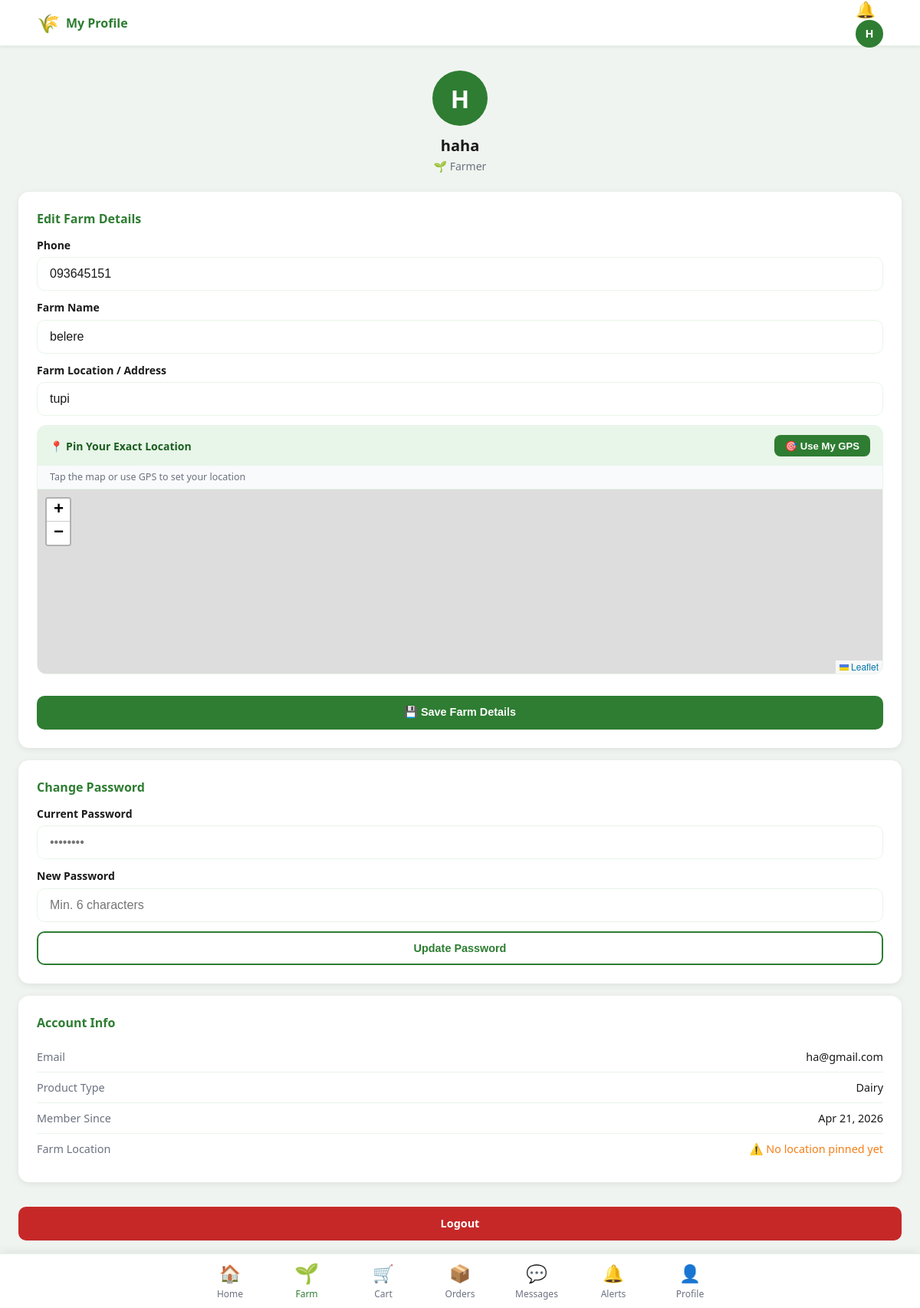
The page /farmer/profile (signed in) on the database its author committed.
### tables this page shows
CREATE TABLE users (
    id              INTEGER PRIMARY KEY AUTOINCREMENT,
    full_name       TEXT    NOT NULL,
    email           TEXT    NOT NULL UNIQUE,
    password_hash   TEXT    NOT NULL,
    role            TEXT    NOT NULL DEFAULT 'buyer' CHECK(role IN ('admin','farmer','buyer','driver')),
    phone           TEXT,
    address         TEXT,
    lat             REAL,
    lng             REAL,
    profile_photo   TEXT,
    is_approved     INTEGER NOT NULL DEFAULT 0,
    is_active       INTEGER NOT NULL DEFAULT 1,
    created_at      TEXT    DEFAULT (datetime('now','localtime'))
);

CREATE TABLE farmer_profiles (
    id             INTEGER PRIMARY KEY AUTOINCREMENT,
    user_id        INTEGER NOT NULL UNIQUE REFERENCES users(id) ON DELETE CASCADE,
    farm_name      TEXT    NOT NULL,
    farm_location  TEXT,
    lat            REAL,
    lng            REAL,
    product_type   TEXT,
    valid_id_path  TEXT,
    rating         REAL    DEFAULT 0.0,
    rating_count   INTEGER DEFAULT 0
);

### routes/farmer.py (the view, shortened to what this page needs)
@farmer_bp.route('/profile', methods=['GET', 'POST'])
@farmer_required
def profile():
    user    = query("SELECT * FROM users WHERE id=?", (current_user.id,), fetchone=True)
    profile = query("SELECT * FROM farmer_profiles WHERE user_id=?", (current_user.id,), fetchone=True)
    return render_template('farmer/profile.html', user=user, profile=profile)

### db.py (called while the page is built)
def get_db():
    if 'db' not in g:
        db = sqlite3.connect(DB_PATH)
        db.row_factory = sqlite3.Row   # dict-like rows
        db.execute("PRAGMA journal_mode=WAL")
        db.execute("PRAGMA foreign_keys=ON")
        g.db = db
    return g.db

def query(sql, params=None, fetchone=False, fetchall=False, commit=False):
    sql = sql.replace('%s', '?')
    db  = get_db()
    cur = db.execute(sql, params or ())
    result = None
    if fetchone:
        row = cur.fetchone()
        result = dict(row) if row else None
    elif fetchall:
        rows = cur.fetchall()
        result = [dict(r) for r in rows]
    if commit:
        db.commit()
        result = cur.lastrowid
    return result

### extensions.py (called while the page is built)
@login_manager.user_loader
def load_user(uid):
    row = query('SELECT * FROM users WHERE id=%s', (uid,), fetchone=True)
    return User(row) if row else None

    @property
    def is_authenticated(self): return True

### routes/farmer.py (called while the page is built)
def farmer_required(f):
    from functools import wraps
    @wraps(f)
    @login_required
    def decorated(*a, **kw):
        if current_user.role != 'farmer':
            flash('Farmer access required.', 'error')
            return redirect(url_for('auth.login'))
        if not current_user.is_approved:
            flash('Your account is pending approval.', 'warning')
            return redirect(url_for('auth.login'))
        return f(*a, **kw)
    return decorated

### templates/farmer/profile.html (shortened to what this page needs)
{% extends 'base.html' %}
{% block page_title %}My Profile{% endblock %}
{% block content %}
<div class="profile-header">
  <div class="profile-avatar">{{ current_user.full_name[0].upper() }}</div>
  <div class="profile-name">{{ current_user.full_name }}</div>
  <div class="profile-role">🌱 Farmer</div>
</div>
<div class="info-card">
  <h3>Edit Farm Details</h3>
  <form method="post">
    <div class="field"><label>Phone</label>
      <input type="tel" name="phone" value="{{ user.phone or '' }}" placeholder="09XXXXXXXXX">
    </div>
    <div class="field"><label>Farm Name</label>
      <input type="text" name="farm_name" value="{{ profile.farm_name if profile else '' }}" placeholder="Your farm name">
    </div>
    <div class="field"><label>Farm Location / Address</label>
      <input type="text" name="farm_location" id="farm_location" value="{{ profile.farm_location if profile else '' }}" placeholder="e.g. Benguet, Philippines">
    </div>
    {% with lat_field='lat', lng_field='lng', addr_field='farm_location',
            saved_lat=(profile.lat if profile else None),
            saved_lng=(profile.lng if profile else None) %}
      {% include 'shared/location_picker.html' %}
    {% endwith %}
    <button type="submit" class="btn btn-primary btn-full" style="margin-top:1rem">💾 Save Farm Details</button>
  </form>
</div>
<div class="info-card">
  <h3>Change Password</h3>
  <form method="post">
    <div class="field"><label>Current Password</label>
      <input type="password" name="current_password" required placeholder="••••••••">
    </div>
    <div class="field"><label>New Password</label>
      <input type="password" name="new_password" required placeholder="Min. 6 characters" minlength="6">
    </div>
    <button type="submit" class="btn btn-outline btn-full">Update Password</button>
  </form>
</div>
<div class="info-card">
  <h3>Account Info</h3>
  <div class="info-row"><span>Email</span><span>{{ user.email }}</span></div>
  <div class="info-row"><span>Product Type</span><span>{{ profile.product_type if profile else '—' }}</span></div>
  <div class="info-row"><span>Member Since</span><span>{{ user.created_at|dt('%b %d, %Y') }}</span></div>
  {% if profile and profile.lat and profile.lng %}
  <div class="info-row"><span>Farm Location</span><span class="lp-saved-badge">📍 Exact location saved</span></div>
  {% else %}
  <div class="info-row"><span>Farm Location</span><span style="color:#F57F17">⚠️ No location pinned yet</span></div>
  {% endif %}
</div>
<a href="{{ url_for('auth.logout') }}" class="btn btn-danger btn-full" style="margin:1rem 0">Logout</a>
{% endblock %}

### templates/base.html (shortened to what this page needs)
<!DOCTYPE html>
<html lang="en">
<head>
<link rel="stylesheet" href="{{ url_for('static', filename='css/app.css') }}">
</head>
<body class="role-{{ current_user.role if current_user.is_authenticated else 'guest' }}">
{% if current_user.is_authenticated %}
<header class="app-bar">
  <div class="app-bar-left">
    {% block app_bar_left %}
    <span class="app-logo">🌾</span>
    <span class="app-title">{% block page_title %}AgriMarket{% endblock %}</span>
    {% endblock %}
  </div>
  <div class="app-bar-right">
    <a href="{{ url_for('notif.index') }}" class="notif-icon" id="notifIcon">
    </a>
    <div class="avatar-btn" onclick="toggleMenu()">
      {{ current_user.full_name[0].upper() }}
    </div>
  </div>
</header>
<main class="page-content {% block content_class %}{% endblock %}">
  {% block content %}{% endblock %}
</main>
{% block bottom_nav %}
<nav class="bottom-nav">
  {% if current_user.role in ('buyer','farmer') %}
  <a href="{{ url_for('buyer.home') }}" class="bnav-item {% if request.endpoint == 'buyer.home' %}active{% endif %}">
    <span class="bnav-icon">🏠</span><span class="bnav-label">Home</span>
  </a>
  {% if current_user.role == 'farmer' %}
  <a href="{{ url_for('farmer.dashboard') }}" class="bnav-item {% if 'farmer' in request.endpoint %}active{% endif %}">
    <span class="bnav-icon">🌱</span><span class="bnav-label">Farm</span>
  </a>
  {% endif %}
  <a href="{{ url_for('buyer.cart') }}" class="bnav-item {% if request.endpoint == 'buyer.cart' %}active{% endif %}">
    <span class="bnav-icon">🛒</span><span class="bnav-label">Cart</span>
  </a>
  <a href="{{ url_for('buyer.orders') }}" class="bnav-item {% if request.endpoint in ('buyer.orders','buyer.order_detail') %}active{% endif %}">
    <span class="bnav-icon">📦</span><span class="bnav-label">Orders</span>
  </a>
  <a href="{{ url_for('msg.inbox') }}" class="bnav-item {% if 'msg.' in request.endpoint %}active{% endif %}" style="position:relative">
    <span class="bnav-icon">💬</span><span class="bnav-label">Messages</span>
  </a>
  <a href="{{ url_for('notif.index') }}" class="bnav-item {% if request.endpoint == 'notif.index' %}active{% endif %}">
    <span class="bnav-icon">🔔</span><span class="bnav-label">Alerts</span>
  </a>
  <a href="{{ url_for('buyer.profile') }}" class="bnav-item {% if request.endpoint == 'buyer.profile' %}active{% endif %}">
    <span class="bnav-icon">👤</span><span class="bnav-label">Profile</span>
  </a>
  {% endif %}
</nav>
{% endblock %}
{% else %}
<main class="auth-page">{% block auth_content %}{% endblock %}</main>
{% endif %}
</body>
</html>

### rows shown on the page
users: full_name "H", full_name "haha", phone "093645151", email "ha@gmail.com", created_at|dt "Apr 21, 2026"
farmer_profiles: farm_name "belere", farm_location "tupi", product_type "Dairy"
